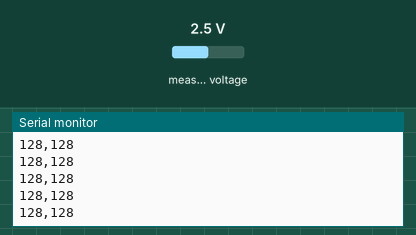
Recording of a sketch running on a simulated Arduino Uno, built with avr-gcc and run on an emulated ATmega328P. Parts: the last lines printed to the serial monitor. Wiring (inferred from the names in the program): PCF8591 converter at I2C address 0x48. The test bench sets the inputs (shaded band); at power-on: measured voltage 2.5 V.

Above: at 1.2 s.
1.3 s: measured voltage set to 0.1 V
At 2.1 s:
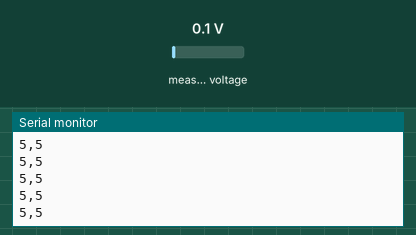
2.8 s: measured voltage set to 1.2 V
At 3.5 s:
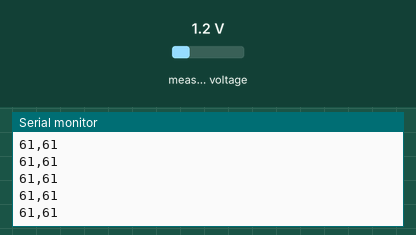
Timing chart, 0 to 5.4 s (numbered marks = the images above; inputs shaded):
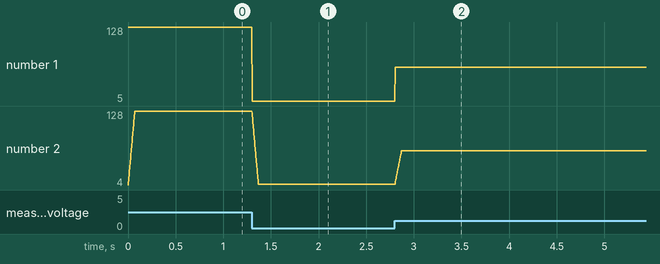

The sketch:

PCF8591_DSP_Lesson_MA.ino
```cpp
#include "Wire.h"

#define PCF8591 (0x90 >> 1) // I2C bus address

#define ADC0  0x00
#define ADC1  0x01
#define ADC2  0x02
#define ADC3  0x03
#define DAC0  0x40

byte gValue0, gValue1, gValue2, gValue3;

const uint8_t  MA_WINDOW_SIZE = 32; // Moving-average length (e.g., 4, 8, 16, 32)
uint8_t gRingBuffer[64];  // Max supported window = 64 (adjust if needed)
uint8_t gRingBufferPos = 0;
uint16_t gRunningSum = 0;

// Moving-Average (MA) FIR
inline uint8_t MA_Filter(uint8_t x) {
  // Remove oldest, add newest
  gRunningSum -= gRingBuffer[gRingBufferPos];
  gRingBuffer[gRingBufferPos] = x;
  gRunningSum += x;

  gRingBufferPos++;  // increment position
  if (gRingBufferPos >= MA_WINDOW_SIZE) gRingBufferPos = 0;  // compare-reset faster than %
  //gRingBufferPos = gRingBufferPos % MA_WINDOW_SIZE;  // % involves division - last option

  // Divide by N (N fits in uint8_t; sum fits in uint16_t for N<=64)
  uint8_t y = (uint8_t)(gRunningSum / MA_WINDOW_SIZE);  // divide by 4 = to multiply by 0.25
  //uint8_t y = gRunningSum >> 2;  // divide by 4 -> shifts are faster but work only with powers of 2

  return y;
}

void setup()
{
  // I2C Config
  Wire.begin();
  Wire.setClock(100000);      // 100 kHz (Standard-mode, default)

  // Serial Config
  Serial.begin(115200);

  // Initialize ring buffer
  for (uint8_t i = 0; i < MA_WINDOW_SIZE; i++) {
    gRingBuffer[i] = 0;
  }
  gRunningSum = 0;
  gRingBufferPos = 0;
}

void loop()
{
  // ADC
  // *****************************
  Wire.beginTransmission(PCF8591); // wake up PCF8591
  Wire.write(DAC0 | ADC1); // control byte - read ADC0 and keep DAC on
  Wire.endTransmission(); // end tranmission

  Wire.requestFrom(PCF8591, 2);
  (void)Wire.read();  // dummy value
  gValue0 = Wire.read();  // actual conversion
  // *****************************

  // FILTER
  // *****************************
  uint8_t y = MA_Filter(gValue0);
  // *****************************

  // DAC
  // *****************************
  Wire.beginTransmission(PCF8591); // wake up PCF8591
  Wire.write(DAC0); // control byte - turn on DAC (binary 01000000),analog OUTPUT
  Wire.write(y); // value to send to DAC
  Wire.endTransmission(); // end tranmission
  // *****************************

  // Sampling Rate
  delay(1);

  // Plot data on the computer
  Serial.print(gValue0);
  Serial.print(",");
  Serial.println(y);
}
```

Measured:
- after the input at 1.3 s, the serial monitor: prints a new line at once (image 1)
- after the input at 2.8 s, the serial monitor: prints a new line at once (image 2)
- plotted number 1: 128 → 5 after the input at 1.3 s, 5 → 61 after the input at 2.8 s
- plotted number 2: 128 → 5 after the input at 1.3 s, 5 → 61 after the input at 2.8 s
